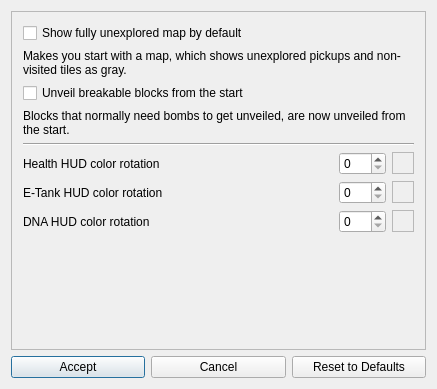
<?xml version="1.0" encoding="UTF-8"?>
<ui version="4.0">
 <class>AM2RCosmeticPatchesDialog</class>
 <widget class="QDialog" name="AM2RCosmeticPatchesDialog">
  <property name="geometry">
   <rect>
    <x>0</x>
    <y>0</y>
    <width>437</width>
    <height>389</height>
   </rect>
  </property>
  <property name="windowTitle">
   <string>AM2R - Cosmetic Options</string>
  </property>
  <layout class="QGridLayout" name="gridLayout">
   <item row="2" column="0">
    <widget class="QPushButton" name="accept_button">
     <property name="text">
      <string>Accept</string>
     </property>
    </widget>
   </item>
   <item row="2" column="2">
    <widget class="QPushButton" name="reset_button">
     <property name="text">
      <string>Reset to Defaults</string>
     </property>
    </widget>
   </item>
   <item row="2" column="1">
    <widget class="QPushButton" name="cancel_button">
     <property name="text">
      <string>Cancel</string>
     </property>
    </widget>
   </item>
   <item row="1" column="0" colspan="3">
    <widget class="QScrollArea" name="scrollArea">
     <property name="widgetResizable">
      <bool>true</bool>
     </property>
     <widget class="QWidget" name="scroll_area_contents">
      <property name="geometry">
       <rect>
        <x>0</x>
        <y>0</y>
        <width>421</width>
        <height>333</height>
       </rect>
      </property>
      <layout class="QVBoxLayout" name="verticalLayout">
       <item>
        <widget class="QCheckBox" name="show_unexplored_map_check">
         <property name="text">
          <string>Show fully unexplored map by default</string>
         </property>
        </widget>
       </item>
       <item>
        <widget class="QLabel" name="show_unexplored_map_label">
         <property name="text">
          <string>Makes you start with a map, which shows unexplored pickups and non-visited tiles as gray.</string>
         </property>
         <property name="wordWrap">
          <bool>true</bool>
         </property>
        </widget>
       </item>
       <item>
        <widget class="QCheckBox" name="unveiled_blocks_check">
         <property name="text">
          <string>Unveil breakable blocks from the start</string>
         </property>
        </widget>
       </item>
       <item>
        <widget class="QLabel" name="unveiled_blocks_label">
         <property name="text">
          <string>Blocks that normally need bombs to get unveiled, are now unveiled from the start.</string>
         </property>
         <property name="wordWrap">
          <bool>true</bool>
         </property>
        </widget>
       </item>
       <item>
        <widget class="Line" name="line">
         <property name="orientation">
          <enum>Qt::Horizontal</enum>
         </property>
        </widget>
       </item>
       <item>
        <layout class="QHBoxLayout" name="health_rotation_layout">
         <item>
          <widget class="QLabel" name="custom_health_rotation_label">
           <property name="text">
            <string>Health HUD color rotation</string>
           </property>
          </widget>
         </item>
         <item>
          <widget class="QSpinBox" name="custom_health_rotation_field">
           <property name="sizePolicy">
            <sizepolicy hsizetype="Maximum" vsizetype="Fixed">
             <horstretch>0</horstretch>
             <verstretch>0</verstretch>
            </sizepolicy>
           </property>
           <property name="maximum">
            <number>360</number>
           </property>
          </widget>
         </item>
         <item>
          <widget class="QFrame" name="custom_health_rotation_square">
           <property name="sizePolicy">
            <sizepolicy hsizetype="Fixed" vsizetype="Fixed">
             <horstretch>0</horstretch>
             <verstretch>0</verstretch>
            </sizepolicy>
           </property>
           <property name="minimumSize">
            <size>
             <width>22</width>
             <height>22</height>
            </size>
           </property>
           <property name="frameShape">
            <enum>QFrame::StyledPanel</enum>
           </property>
           <property name="frameShadow">
            <enum>QFrame::Raised</enum>
           </property>
          </widget>
         </item>
        </layout>
       </item>
       <item>
        <layout class="QHBoxLayout" name="etank_rotation_layout">
         <item>
          <widget class="QLabel" name="custom_etank_rotation_label">
           <property name="text">
            <string>E-Tank HUD color rotation</string>
           </property>
          </widget>
         </item>
         <item>
          <widget class="QSpinBox" name="custom_etank_rotation_field">
           <property name="sizePolicy">
            <sizepolicy hsizetype="Maximum" vsizetype="Fixed">
             <horstretch>0</horstretch>
             <verstretch>0</verstretch>
            </sizepolicy>
           </property>
           <property name="maximum">
            <number>360</number>
           </property>
          </widget>
         </item>
         <item>
          <widget class="QFrame" name="custom_etank_rotation_square">
           <property name="sizePolicy">
            <sizepolicy hsizetype="Fixed" vsizetype="Fixed">
             <horstretch>0</horstretch>
             <verstretch>0</verstretch>
            </sizepolicy>
           </property>
           <property name="minimumSize">
            <size>
             <width>22</width>
             <height>22</height>
            </size>
           </property>
           <property name="frameShape">
            <enum>QFrame::StyledPanel</enum>
           </property>
           <property name="frameShadow">
            <enum>QFrame::Raised</enum>
           </property>
          </widget>
         </item>
        </layout>
       </item>
       <item>
        <layout class="QHBoxLayout" name="dna_rotation_layout">
         <item>
          <widget class="QLabel" name="custom_dna_rotation_label">
           <property name="text">
            <string>DNA HUD color rotation</string>
           </property>
          </widget>
         </item>
         <item>
          <widget class="QSpinBox" name="custom_dna_rotation_field">
           <property name="sizePolicy">
            <sizepolicy hsizetype="Maximum" vsizetype="Fixed">
             <horstretch>0</horstretch>
             <verstretch>0</verstretch>
            </sizepolicy>
           </property>
           <property name="maximum">
            <number>360</number>
           </property>
          </widget>
         </item>
         <item>
          <widget class="QFrame" name="custom_dna_rotation_square">
           <property name="sizePolicy">
            <sizepolicy hsizetype="Fixed" vsizetype="Fixed">
             <horstretch>0</horstretch>
             <verstretch>0</verstretch>
            </sizepolicy>
           </property>
           <property name="minimumSize">
            <size>
             <width>22</width>
             <height>22</height>
            </size>
           </property>
           <property name="frameShape">
            <enum>QFrame::StyledPanel</enum>
           </property>
           <property name="frameShadow">
            <enum>QFrame::Raised</enum>
           </property>
          </widget>
         </item>
        </layout>
       </item>
       <item>
        <spacer name="verticalSpacer">
         <property name="orientation">
          <enum>Qt::Vertical</enum>
         </property>
         <property name="sizeHint" stdset="0">
          <size>
           <width>20</width>
           <height>40</height>
          </size>
         </property>
        </spacer>
       </item>
      </layout>
     </widget>
    </widget>
   </item>
  </layout>
 </widget>
 <layoutdefault spacing="6" margin="11"/>
 <resources/>
 <connections/>
</ui>
